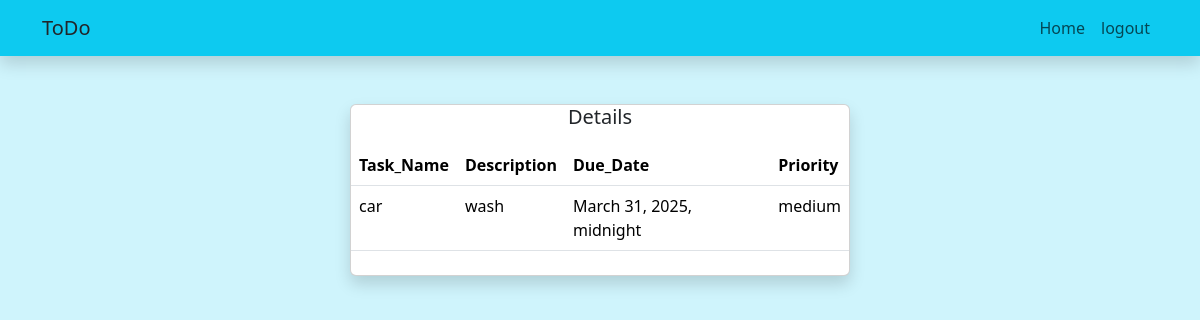
The app's page /task_manager/details/19 (signed in) with its own data.
### task_manager/models.py (models this page shows, shortened)
class TaskModel(models.Model):
    task_name = models.CharField(max_length=100)
    task_description = models.TextField(max_length=200)
    created_date = models.DateTimeField(auto_now_add=True)
    due_date = models.DateTimeField()
    priority_level = [
        ("low","low"),
        ("medium","medium"),
        ("high","high")
    ]
    priority = models.CharField(max_length=10,choices=priority_level)
    point = models.IntegerField(default=0)
    status =models.BooleanField(default=False)
    user = models.ForeignKey(User,on_delete=models.CASCADE)
    def __str__(self):
        return self.task_name

### task_manager/views.py (the view)
# urls.py: path('task_manager/details/<int:pk>',TaskDetailsView.as_view(),name='details'),
@ method_decorator(decorator=is_user,name="dispatch")
class TaskDetailsView(View):
    def get(self,request,**kwargs):
        id  = kwargs.get("pk")
        data = TaskModel.objects.get(id = id)
        return render(request,"details.html",{'data':data})

### task_manager/views.py (called while the page is built)
def is_user(fn):
    def wrapper(request,**kwargs):
        id = kwargs.get("pk")
        data = TaskModel.objects.get(id = id)
        if data.user == request.user:
            return fn(request,**kwargs)
        else:
            return redirect("signin")
    return wrapper

### task_manager/templates/details.html (shortened to what this page needs)
<!DOCTYPE html>
<html lang="en">
<head>
    <link href="https://cdn.jsdelivr.net/npm/bootstrap@5.3.3/dist/css/bootstrap.min.css" rel="stylesheet"
>
</head>
<body class="bg-info-subtle">
    <div>
        <nav class="navbar navbar-expand-lg bg-info bg-gradients shadow">
            <div class="container">
                <a href="" class="navbar-brand card-title">
                    ToDo
                </a>
                <div class="d-flex justify-content-start">
                    <ul class="navbar-nav">
                        <li class="nav-item">
                            <a href="" class="nav-link">Home</a>
                        </li>
                        <li>
                            <a class="nav-link" href="http://127.0.0.1:8000">logout</a>
                        </li>
                    </ul>
                </div>
            </div>
        </nav>
    </div>
    <div class="d-flex justify-content-center">
        <div class="card col-md-5 shadow  shadow bg-primary.bg-gradients mt-5">
            <h5 class="text-center">Details</h5>
            <div class="d-flex justify-content-center mt-2 mb-2">
                <table class="table">
                    <tr>
                        <th>Task_Name</th>
                        <th>Description</th>
                        <th>Due_Date</th>
                        <th>Priority</th>
                    </tr>
                    <tr>
                        <td>{{data}}</td>
                        <td>{{data.task_description}}</td>
                        <td>{{data.due_date}}</td>
                        <td>{{data.priority}}</td>
                    </tr>
                </table>
            </div>
        </div>
    </div>
</body>
</html>

### records on screen
TaskModel: task_name "car", task_description "wash", due_date "March 31, 2025, midnight", priority "medium"
